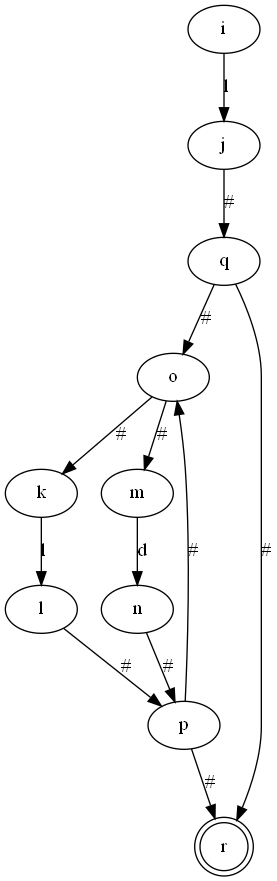
#> input picture picture/NFA.gv.png, 277 x 881 px; its folder holds 3 pictures in this run
$ python -i lexicalAnalysis.py   (imports and definitions only)
#> lines starting #> are read from the running program, lines starting #| are printed output that depends on the picture
import time
from tkinter import *
from tkinter import ttk, messagebox
from tkinter.font import Font
from graphviz import Digraph
from PIL import Image, ImageTk as itk
import subprocess
import os

raw1 = None
raw2 = None
raw3 = None
NFA = None
DFA = None
mDFA = None
text = ""

def pictureDFA():
    all_status = []

    f = open('./file/DFA.txt', 'r')
    lines = f.readlines()

    stats = []
    for line in lines:
        split = line.split(' ')
        all_status.append(split)

    for i in range(len(all_status) - 2):
        if all_status[i][0] not in stats:
            stats.append(all_status[i][0])
    dot = Digraph(name='DFA', format='png')
    for s in stats:
        dot.node(s, s)

    for i in range(len(all_status[len(all_status) - 1]) - 1):
        dot.node(all_status[len(all_status) - 1][i], all_status[len(all_status) - 1][i], shape='doublecircle')

    for i in range(len(all_status) - 2):
        dot.edge(all_status[i][0], all_status[i][2], all_status[i][1])
    dot.render('./picture/DFA.gv')


def pictureNFA():
    all_status = []
    f = open('./file/NFA.txt', 'r')
    lines = f.readlines()

    stats = []
    for line in lines:
        split = line.split(' ')
        all_status.append(split)

    for i in range(len(all_status) - 2):
        if all_status[i][0] not in stats:
            stats.append(all_status[i][0])

    dot = Digraph(name='NFA', format='png')
    for s in stats:
        dot.node(s, s)

    dot.node(all_status[len(all_status) - 1][1], all_status[len(all_status) - 1][1], shape='doublecircle')

    for i in range(len(all_status) - 2):
        dot.edge(all_status[i][0], all_status[i][2], all_status[i][1])
    dot.render('./picture/NFA.gv')


def pictureMinDFA():
    all_status = []
    f = open('./file/DFAmin.txt', 'r')
    lines = f.readlines()

    stats = []
    for line in lines:
        split = line.split(' ')
        all_status.append(split)

    for i in range(1, len(all_status) - 2):
        if all_status[i][0] not in stats:
            stats.append(all_status[i][0])

    dot = Digraph(name='minDFA', format='png')
    for s in stats:
        dot.node(s, s)

    for n in all_status[len(all_status) - 1]:
        dot.node(n, n, shape='doublecircle')

    for i in range(1, len(all_status) - 2):
        for j in range(1, len(all_status[i]) - 1):
            if all_status[i][j] != '#':
                dot.edge(all_status[i][0], all_status[i][j], all_status[0][j - 1])
    dot.render('./picture/minDFA.gv')


def draw():
    pictureNFA()
#> (reads 2-NFA_to_DFA/NFA.txt from the repository)
#> (the call stopped at in pictureNFA, `dot = Digraph(name='NFA', format='png')`: graphviz is not available in this run)
    pictureDFA()
#> (reads 2-NFA_to_DFA/DFA.txt from the repository)
#> (the call stopped at in pictureDFA, `dot = Digraph(name='DFA', format='png')`: graphviz is not available in this run)
    pictureMinDFA()
#> (reads 2-NFA_to_DFA/DFAmin.txt from the repository)
#> (the call stopped at in pictureMinDFA, `dot = Digraph(name='minDFA', format='png')`: graphviz is not available in this run)
    global raw1
    global raw2
    global raw3
    global NFA
    global DFA
    global mDFA
    raw1 = Image.open("./picture/NFA.gv.png")
#> raw1 is the input picture: PIL image 277x881 RGB; min 0, max 255, mean 248.2
    raw2 = Image.open("./picture/DFA.gv.png")
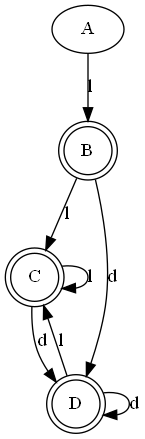
#> input picture picture/DFA.gv.png, 145 x 439 px
#> raw2 is the input picture: PIL image 145x439 RGBA; mean R, G, B, A 241.7, 241.7, 241.7, 254.8
    raw3 = Image.open("./picture/minDFA.gv.png")
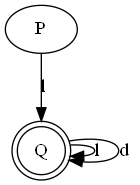
#> input picture picture/minDFA.gv.png, 140 x 185 px
#> raw3 is the input picture: PIL image 140x185 RGB; min 0, max 255, mean 241.4
    NFA = itk.PhotoImage(raw1.resize((200, 500)))
    DFA = itk.PhotoImage(raw2.resize((200, 500)))
    mDFA = itk.PhotoImage(raw3.resize((200, 500)))
#> (the run stopped early here; a loop or call above may not have finished)
